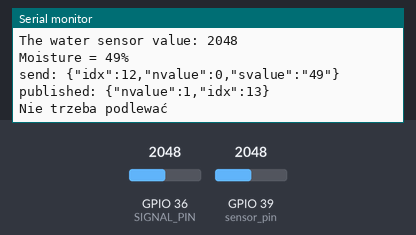
Recording of a sketch running on a simulated ESP32. On the bench: the last lines printed to the serial monitor. The inputs (shaded band) are chosen by the test bench; at power-on: GPIO 39 (sensor_pin) = 2048, GPIO 36 (SIGNAL_PIN) = 2048. WiFi joins after 1.5 s; servers stay silent unless stated; no MQTT or app messages arrive unless stated; not simulated (calls return 0 or success): secret.h.

Above: at 3.7 s.
3.8 s: GPIO 39 (sensor_pin) set to 2358
At 5.1 s:
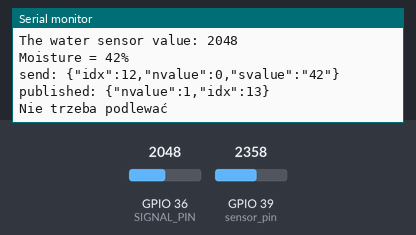
5.3 s: GPIO 39 (sensor_pin) set to 2445
At 6.4 s:
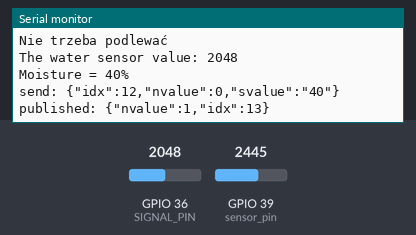
Timing chart, 0 to 8.3 s (numbered marks = the images above; inputs shaded):
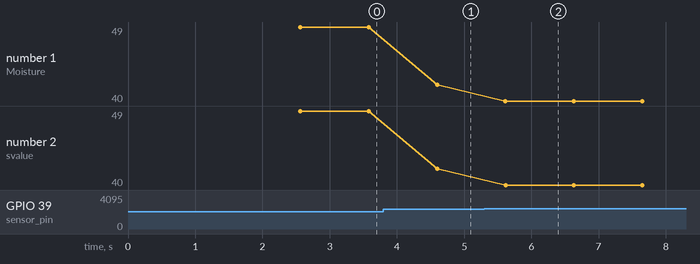

The sketch:

Kwiatki.ino
```cpp
#include <WiFi.h>
#include <PubSubClient.h>
#include <ArduinoJson.h>
#include "secret.h"

#define POWER_PIN  17
#define SIGNAL_PIN 36
#define sensor_pin 39

#define MQTT_SERVER "1.tcp.eu.ngrok.io"
#define MQTT_PORT 21589

int _moisture, sensor_analog, value;
int pump, level;

WiFiClient espClient;
PubSubClient client(espClient);

void reconnect() {
  // Loop until we're reconnected
  while (!client.connected()) {
    Serial.println("Attempting MQTT connection...");
    // Attempt to connect
    if (client.connect("Zielarz", MQTT_USERNAME, MQTT_PASSWORD)) {
      Serial.print("connected as ");
      Serial.println(MQTT_USERNAME);
    } else {
      Serial.print("failed (");
      Serial.print(client.state());
      Serial.println(") trying again in 3 seconds ...");
      delay(3000);
    }
  }
}

void requestMoistureChange()
{
  // publish state
  StaticJsonDocument<244> doc;
  char buffer[244];
  doc["idx"] = 12;
  doc["nvalue"] = 0;
  doc["svalue"] = String(_moisture);
  serializeJson(doc, buffer);
  client.publish("domoticz/in", buffer);
  Serial.print("send: ");
  Serial.println(buffer);
}

void requestWaterAlert()
{
    // publish state
  StaticJsonDocument<244> doc;
  doc["nvalue"] = level;
  doc["idx"] = 13;
  char buffer[244];
  serializeJson(doc, buffer);
  client.publish("domoticz/in", buffer);
  Serial.print("published: ");
  Serial.println(buffer);
}

void requestPumpStatusChange()
{
    // publish state
  StaticJsonDocument<244> doc;
  doc["nvalue"] = pump;
  doc["idx"] = 11;
  char buffer[244];
  serializeJson(doc, buffer);
  client.publish("domoticz/in", buffer);
  Serial.print("published: ");
  Serial.println(buffer);
}

void setup() {
  // put your setup code here, to run once:
  Serial.begin(115200);
  pinMode(POWER_PIN, OUTPUT);   // configure pin as an OUTPUT
  digitalWrite(POWER_PIN, LOW);
  delay(1000);
  Serial.print("Connecting to ");
  Serial.print(SSID);
  Serial.print(" ..");
  WiFi.begin(SSID, PASSWORD);
  while (WiFi.status() != WL_CONNECTED) {
    delay(500);
    Serial.print(".");
  }
  Serial.print("\nConnected to ");
  Serial.print(SSID);
  Serial.print(" as ");
  Serial.println(WiFi.localIP());

  client.setServer(MQTT_SERVER, MQTT_PORT);
}

void loop() {
  if (!client.connected()) {
    reconnect();
  }
  // put your main code here, to run repeatedly:
  digitalWrite(POWER_PIN, HIGH);  // turn the sensor ON
  delay(10);                      // wait 10 milliseconds
  value = analogRead(SIGNAL_PIN); // read the analog value from sensor
  digitalWrite(POWER_PIN, LOW);   // turn the sensor OFF

  if(value<1000)
  {
    level = 10;
  }
  else if (value<1500)
  {
    level = 2;
  }
  else
  {
    level = 1;
  }
  Serial.print("The water sensor value: ");
  Serial.println(value);
  sensor_analog = analogRead(sensor_pin);
  _moisture = ( 100 - ( (sensor_analog/4095.00) * 100 ) );
  Serial.print("Moisture = ");
  Serial.print(_moisture);  /* Print Temperature on the serial window */
  Serial.println("%");

  requestMoistureChange();
  requestWaterAlert();

  if(_moisture<40 && value>1000)
  {
    pump = 1;
    requestPumpStatusChange();
    Serial.println("Podlewanie");
    delay(10000);
    pump = 0;
    requestPumpStatusChange();
  }
  else if (_moisture>40)
  {
    Serial.println("Nie trzeba podlewać");
  }
  else if (value<1000)
  {
    Serial.println("Za mało wody");
  }

  delay(1000);
}
```

Measured:
- the behaviour switches between 2416 and 2417 on GPIO 39 (sensor_pin) (found by bisection; images 1 and 2)
- after the input at 3.8 s, the serial monitor: prints a new line after 0.80 s (image 1)
- after the input at 5.3 s, the serial monitor: prints a new line after 0.32 s (image 2)
- plotted number 1: 49 → 42 after the input at 3.8 s, 42 → 40 after the input at 5.3 s
- plotted number 2: 49 → 42 after the input at 3.8 s, 42 → 40 after the input at 5.3 s
